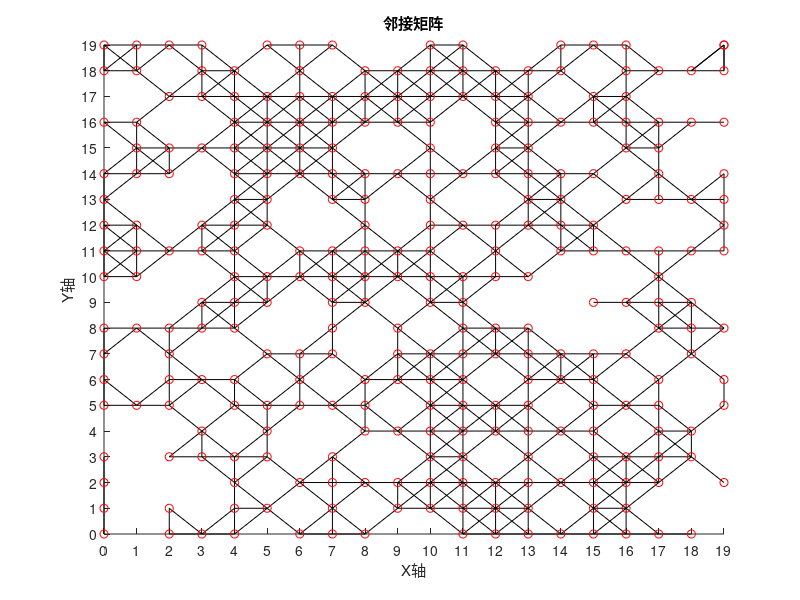

Reproduce this figure in MATLAB.
% 此文件用于记录eie589 assignment1
% 使用dj算法

% 生成节点坐标矩阵，这里是20x20的网格
[x, y] = meshgrid(0:19, 0:19);
all_points = [x(:), y(:)]; % 将坐标矩阵转换为Nx2的矩阵，N = 400

% 保留(0,0)和(19,19)两个点，获取其他398个点的索引
keep_points = [1; 381]; % (1,1)对应索引1，(20,20)对应索引400
other_points_index = setdiff(1:400, keep_points); 

% 随机选择120个要移除的点的索引
removed_points_index = randperm(length(other_points_index), 120);
remaining_points_index = setdiff(other_points_index, removed_points_index); 

% 获取剩余的280个点的坐标
remaining_points = all_points(remaining_points_index, :);
start_point= [0, 0];
end_point = [19, 19];
remaining_points = [start_point; remaining_points; end_point];

% % 构建图的邻接矩阵
% num_remaining_points = size(remaining_points, 1);
% adj_matrix = zeros(num_remaining_points);
% for i = 1:num_remaining_points
%     for j = 1:num_remaining_points
%         % 计算两点之间的距离
%         dist = norm(remaining_points(i,:) - remaining_points(j,:));
%         if abs(remaining_points(i,1) - remaining_points(j,1)) <= 1 &&...
%            abs(remaining_points(i,2) - remaining_points(j,2)) <= 1
%             adj_matrix(i,j) = dist;
%             adj_matrix(j,i) = dist; % 因为是无向图，所以邻接矩阵是对称的
%         end
%     end
% end

% 优化
num_remaining_points = size(remaining_points, 1);
adj_matrix = zeros(num_remaining_points);
for i = 1:num_remaining_points
    x_i = remaining_points(i,1);
    y_i = remaining_points(i,2);
    for dx = -1:1
        for dy = -1:1
            x_j = x_i + dx;
            y_j = y_i + dy;
            % 找到符合坐标范围的邻居节点索引
            index_j = find((remaining_points(:,1)==x_j)&(remaining_points(:,2)==y_j), 1);
            if ~isempty(index_j)
                dist = norm(remaining_points(i,:) - remaining_points(index_j,:));
                adj_matrix(i,index_j) = dist;
                adj_matrix(index_j,i) = dist;
            end
        end
    end
end


% 绘制图的节点和边
figure;
hold on;
num_remaining_points = size(remaining_points, 1);
% 绘制边
for i = 1:num_remaining_points
    for j = i+1:num_remaining_points % 只遍历后面的点，避免重复绘制边
        if adj_matrix(i,j) > 0
            plot([remaining_points(i,1), remaining_points(j,1)], [remaining_points(i,2), remaining_points(j,2)], 'k-');
        end
    end
end
plot(remaining_points(:,1), remaining_points(:,2), 'ro');
axis([0 19 0 19]); 
xticks(0:1:19);
yticks(0:1:19);
hold off;
xlabel('X轴');
ylabel('Y轴');
title('邻接矩阵');